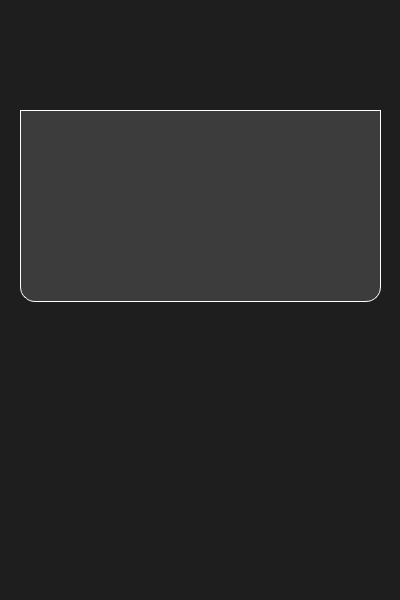
<?xml version="1.0" encoding="UTF-8"?>
<ui version="4.0">
 <class>DialogList</class>
 <widget class="QDialog" name="DialogList">
  <property name="geometry">
   <rect>
    <x>0</x>
    <y>0</y>
    <width>400</width>
    <height>600</height>
   </rect>
  </property>
  <property name="windowTitle">
   <string>LIST</string>
  </property>
  <property name="styleSheet">
   <string notr="true">background-color: rgb(30, 30, 30);</string>
  </property>
  <widget class="QTableView" name="tableView">
   <property name="geometry">
    <rect>
     <x>20</x>
     <y>110</y>
     <width>361</width>
     <height>192</height>
    </rect>
   </property>
   <property name="styleSheet">
    <string notr="true">QTableView {
background-color: rgb(60, 60, 60);
border: 1px solid rgb(255,255,255);
border-bottom-right-radius: 15px;
border-bottom-left-radius: 15px;
}

QTableView::section{
background-color: rgb(60, 60, 60);
color:white;
border: 1px solid rgb(255,255,255);
height:50px;
font: 25 14pt &quot;Futura PT Light&quot;;
}

QTableView::item{
border-style: none;
border-bottom: rgb(255,255,255);
}

QTableView::item::selected {
border: none;

}</string>
   </property>
  </widget>
 </widget>
 <resources/>
 <connections/>
</ui>
